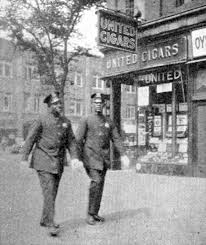
#> input picture harlem.jpg, 206 x 245 px
$ jupyter execute HistogramEqualization.ipynb
#> lines starting #> are read from the running program, lines starting #| are printed output that depends on the picture
[cell 1]
import numpy as np
import math as m
import cv2
from matplotlib import pyplot as plt

[cell 2]
originalImg = cv2.imread('harlem.jpg')
#> originalImg is the input picture: shape (245, 206, 3); min 0, max 255, mean 147.2
outputImg = cv2.imread('harlem.jpg')

[cell 3]
cv2.destroyAllWindows()

[cell 4]
hist,bins = np.histogram(outputImg.flatten(),256,[0,256])
#> hist = 256 values, max 1560 at index 161, min 18 at index 3, mean 591.4; bins = 257 values from 0 to 256

[cell 5]
n = outputImg.shape[0]*outputImg.shape[1]*3
#> n = 151410
p = hist/n
#> p = 256 values, max 0.0103 at index 161, min 0.000119 at index 3, mean 0.00391
cdf = np.cumsum(p)
#> cdf = 256 values from 0.000971 to 1

[cell 6]
sk = np.round(256*cdf)
#> sk = 256 values from 0 to 256

[cell 7]
for row in range(outputImg.shape[0]):
    for column in range(outputImg.shape[1]):
        i = outputImg[row][column]
        outputImg[row][column]=sk[i]
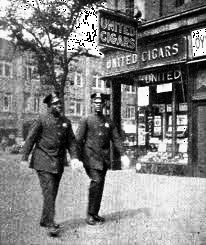
#> outputImg: shape (245, 206, 3); min 0, max 255, mean 127.5

[cell 8]
numpy_horizontal = np.hstack((originalImg, outputImg))
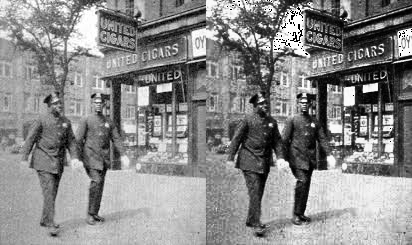
#> numpy_horizontal: shape (245, 412, 3); min 0, max 255, mean 137.4
cv2.imshow('comparison',numpy_horizontal)
cv2.waitKey(0)

[cell 9]
cv2.destroyAllWindows()

[cell 10]
plt.hist(originalImg.flatten(),256,[0,256], color = 'b')
plt.hist(outputImg.flatten(),256,[0,256], color = 'r')
plt.legend(('original','output'), loc = 'upper left')
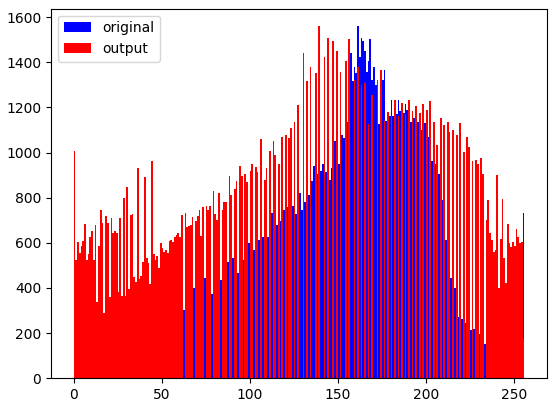
#> figure drawn by matplotlib, 1 panel; tallest bar 1560 high, from x = 161 to 162; tallest bar 1560 high, from x = 139 to 140
